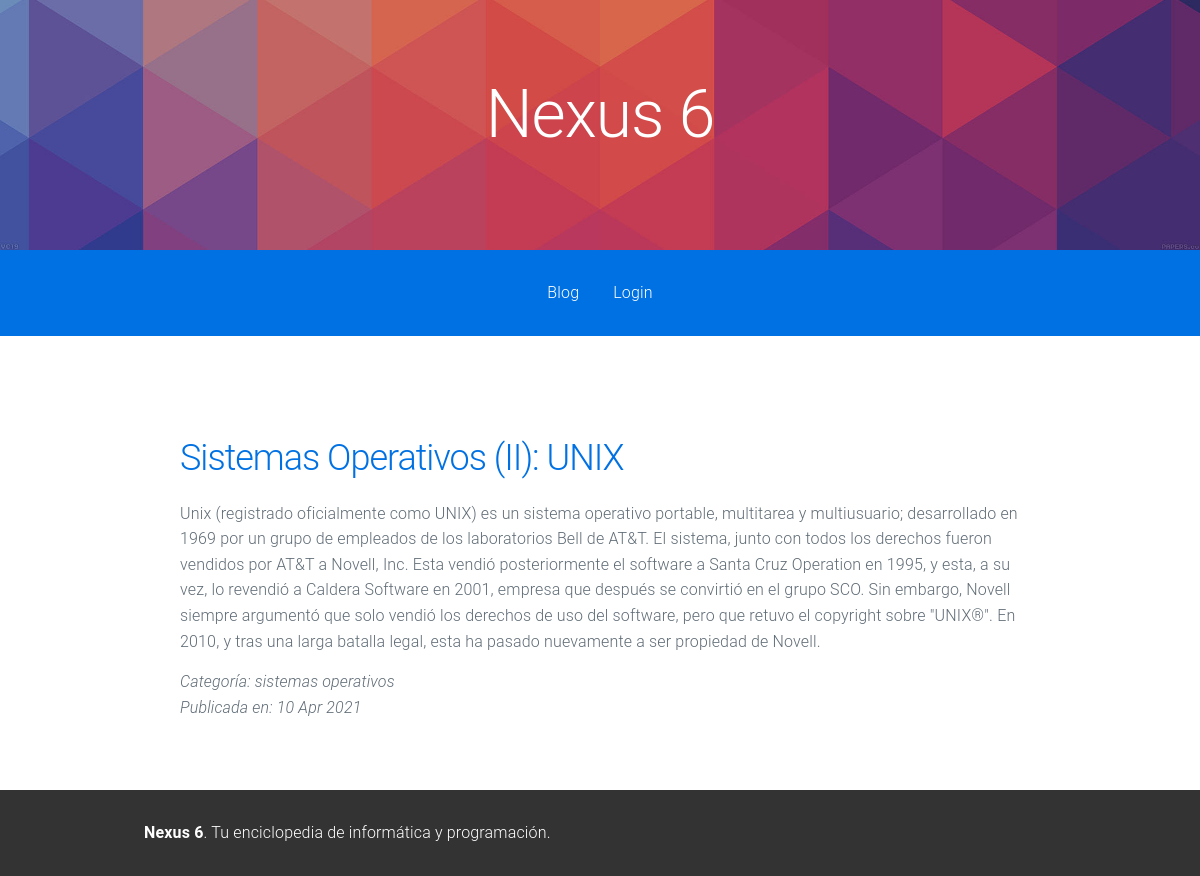
Page /?view=11 on the committed database.
### tables this page shows
CREATE TABLE IF NOT EXISTS posts
(
  id              smallint unsigned NOT NULL auto_increment,
  title           varchar(255) NOT NULL,
  excerpt         text NOT NULL,
  content         text NOT NULL,
  category        text,
  published_on    datetime NOT NULL,

  PRIMARY KEY     (id)
);

### inc/helpers.php (called while the page is built, shortened)
<?php
function is_logged_in() {
	$is_user_logged_in = isset( $_SESSION['user'] ) && $_SESSION['user'] === ADMIN_USER;
	return $is_user_logged_in;
}

### inc/posts.php (called while the page is built, shortened)
<?php
function get_all_posts()
{
	global $app_db;
	$result = $app_db->query("SELECT * FROM posts ORDER BY published_on DESC");
	return $app_db->fetch_all($result);
}
function get_post($post_id)
{
	global $app_db;
	$post_id = intval($post_id);
	$query = "SELECT * FROM posts WHERE id = " . $post_id;
	$result = $app_db->query($query);
	return $app_db->fetch_assoc($result);
}

### inc/class-db.php (called while the page is built, shortened)
<?php
class Db
{
  private $app_db = false;
  public function __construct($host, $user, $password, $database, $port)
  {
    $this->app_db = mysqli_connect(DB_HOST, DB_USER, DB_PASSWORD, DB_DATABASE, DB_PORT);
  }
  public function query($query)
  {
    $result = mysqli_query($this->app_db, $query);
    return $result;
  }
  public function fetch_assoc($result)
  {
    return mysqli_fetch_assoc($result);
  }
}

### init.php (called while the page is built, shortened)
<?php
require( 'inc/class-db.php' );
require( 'inc/posts.php' );
require( 'inc/helpers.php' );
$app_db = new DB( DB_HOST, DB_USER, DB_PASSWORD, DB_DATABASE, DB_PORT );

### index.php (the view)
<?php require( 'init.php' ); ?>
<?php
$all_posts = get_all_posts();
$post_found = false;
if ( isset( $_GET['view'] ) ) {
	$post_found = get_post( $_GET['view'] );
	if ( $post_found ) {
		$all_posts = [ $post_found ];
	}
}
?>
<?php require( 'templates/header.php' ); ?>
	<div class="posts">
		<?php foreach ( $all_posts as $post ): ?>
			<article class="post">
				<header>
					<h2 class="post-title">
						<a href="?view=<?php echo $post['id']; ?>"><?php echo $post['title']; ?></a>
					</h2>
				</header>
				<div class="post-content">
					<?php if ( $post_found ): ?>
						<?php echo $post['content']; ?>
					<?php else: ?>
						<?php echo $post['excerpt']; ?>
					<?php endif; ?>
				</div>
				<footer>
					<span class="post-date">
						Categoría:
						<?php echo $post['category']; ?>
					</span></br>
					<span class="post-date">
						Publicada en:
						<?php	echo strftime( '%d %b %Y', strtotime( $post['published_on'] ) );	?>
					</span>
				</footer>
			</article>
		<?php endforeach; ?>
	</div>
<?php require( 'templates/footer.php' );

### templates/header.php (shortened to what this page needs)
<!DOCTYPE html>
<html lang="en">
<head>
	<link rel="stylesheet" href="<?php echo SITE_URL; ?>/assets/style.css">
</head>
<body>
	<nav id="site-navigation" role="navigation" class="row row-center">
		<div class="column">
			<h1>
				<a href="index.php">Nexus 6</a>
			</h1>
			<ul class="main-menu column clearfix">
				<li><a href="<?php echo SITE_URL; ?>/index.php">Blog</a></li>
				<?php if (is_logged_in()) : ?>
					<li><a href="<?php echo SITE_URL; ?>?logout=true">Logout</a></li>
					<li><a href="<?php echo SITE_URL; ?>/admin">Administración</a></li>
				<?php else : ?>
					<li><a href="<?php echo SITE_URL; ?>/login.php">Login</a></li>
				<?php endif; ?>
			</ul>
		</div>
	</nav>
	<div id="content">

### templates/footer.php
</div>
<footer id="footer">
	<div id="inner-footer">
		<b>Nexus 6</b>. Tu enciclopedia de informática y programación.
	</div>
</footer>
</body>
</html>

### assets/style.css (style rules this page uses)
*, *:after, *:before { box-sizing: inherit; }
html { box-sizing: border-box; font-size: 62.5%; }
body { color: #606c76; font-family: 'Roboto', 'Helvetica Neue', 'Helvetica', 'Arial', sans-serif; font-size: 1.6em; font-weight: 300; letter-spacing: .01em; line-height: 1.6; margin:0; }
.row { display: flex; flex-direction: column; padding: 0; width: 100%; }
.row.row-center { align-items: center; }
.row .column { display: block; flex: 1 1 auto; margin-left: 0; max-width: 100%; width: 100%; }
@media (min-width: 40rem) { .row { flex-direction: row; margin-left: -1.0rem; width: calc(100% + 2.0rem); } }
@media (min-width: 40rem) { .row .column { margin-bottom: inherit; padding: 0 1.0rem; } }
a { color: #0071e3; text-decoration: none; }
dl, ol, ul { list-style: none; margin-top: 0; padding-left: 0; }
ul { list-style: circle inside; }
.button, button, dd, dt, li { margin-bottom: 1.0rem; }
blockquote, dl, figure, form, ol, p, pre, table, ul { margin-bottom: 2.5rem; }
b, strong { font-weight: bold; }
h1, h2, h3, h4, h5, h6 { font-weight: 300; letter-spacing: -.1rem; margin-bottom: 2.0rem; margin-top: 0; }
h1 { font-size: 4.6rem; line-height: 1.2; }
h2 { font-size: 3.6rem; line-height: 1.25; }
.clearfix:after { clear: both; content: ' '; display: table; }
nav#site-navigation { text-align: center; margin-bottom: 3rem; }
nav#site-navigation h1 { background: #fff url('header-background.jpg') no-repeat left bottom; background-size: cover; margin-bottom:0; padding-bottom:2rem; display: flex; justify-content: center; height:250px; align-items: center; }
nav#site-navigation h1 > a { display: inline-block; padding:1rem; font-size:6.6rem; color:white; }
nav#site-navigation ul { background: #0071e3; padding:3rem; }
nav#site-navigation ul a { color:white; }
.main-menu li { display: inline-block; list-style:none; margin-left:30px; margin-bottom:0; }
.main-menu li:first-child { margin-left:0; }
#content { width:70%; margin:0 auto; padding-top:1rem; padding-bottom:1rem; }
#footer { background:#333; padding:3rem; width:100%; }
#inner-footer { width:80%; margin:0 auto; color:white; }
.posts article.post { padding-bottom: 3rem; margin-bottom:3rem; border-bottom:1px solid lightgray; }
.posts article.post:last-child { border-bottom:none; }
.posts article footer { margin-top: 1.5rem; font-style: italic; }

### rows in the picture
posts: title "Sistemas Operativos (II): UNIX", content "Unix (registrado oficialmente como UNIX) es un sistema operativo portable, multitarea y multiusuario; desarrollado en 1969 por un grupo de empleados de los laboratorios Bell de AT&T. El sistema, junto con todos los derechos fueron vendidos por AT&T a Novell, Inc. Esta vendió posteriormente el software a Santa Cruz Operation en 1995, y esta, a su vez, lo revendió a Caldera Software en 2001, empresa que después se convirtió en el grupo SCO. Sin embargo, Novell siempre argumentó que solo vendió los derechos de uso del software, pero que retuvo el copyright sobre \"UNIX®\". En 2010, y tras una larga batalla legal, esta ha pasado nuevamente a ser propiedad de Novell.", category "sistemas operativos", published_on "10 Apr 2021"
